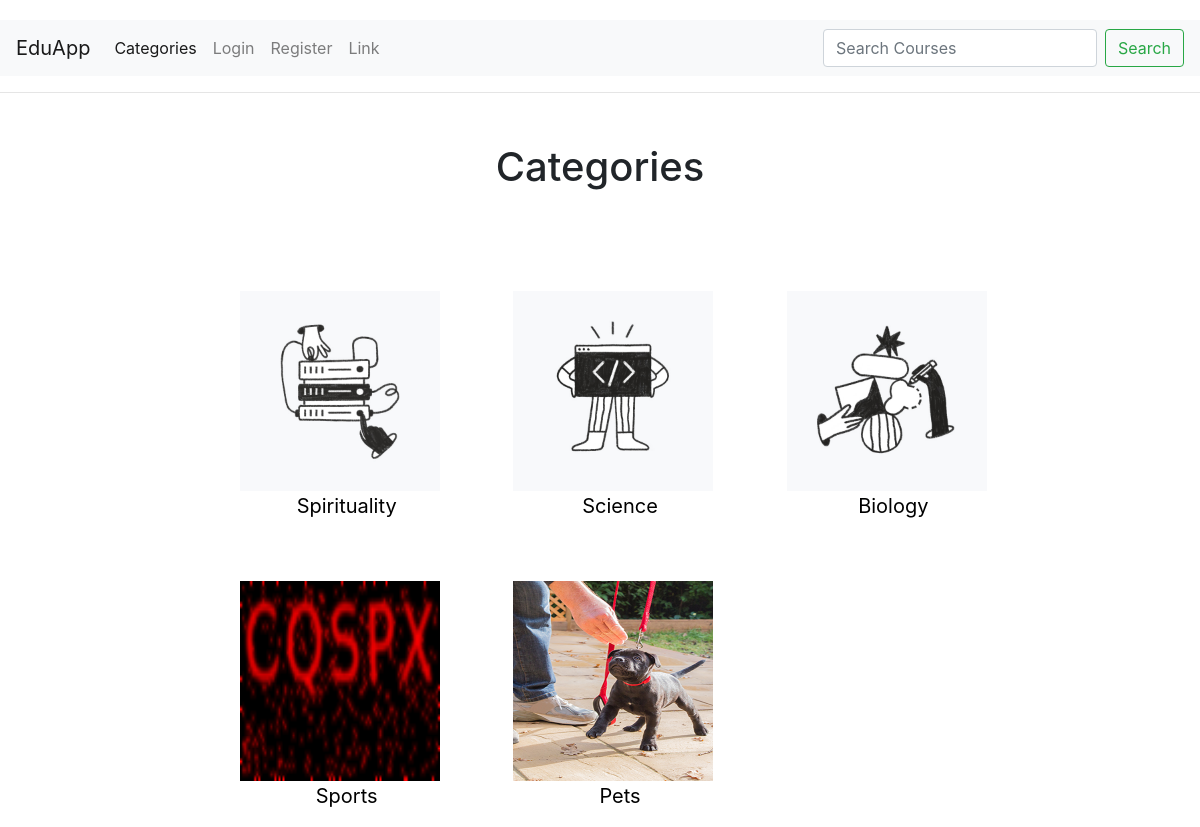
The page /categories/ on the database as committed earlier.
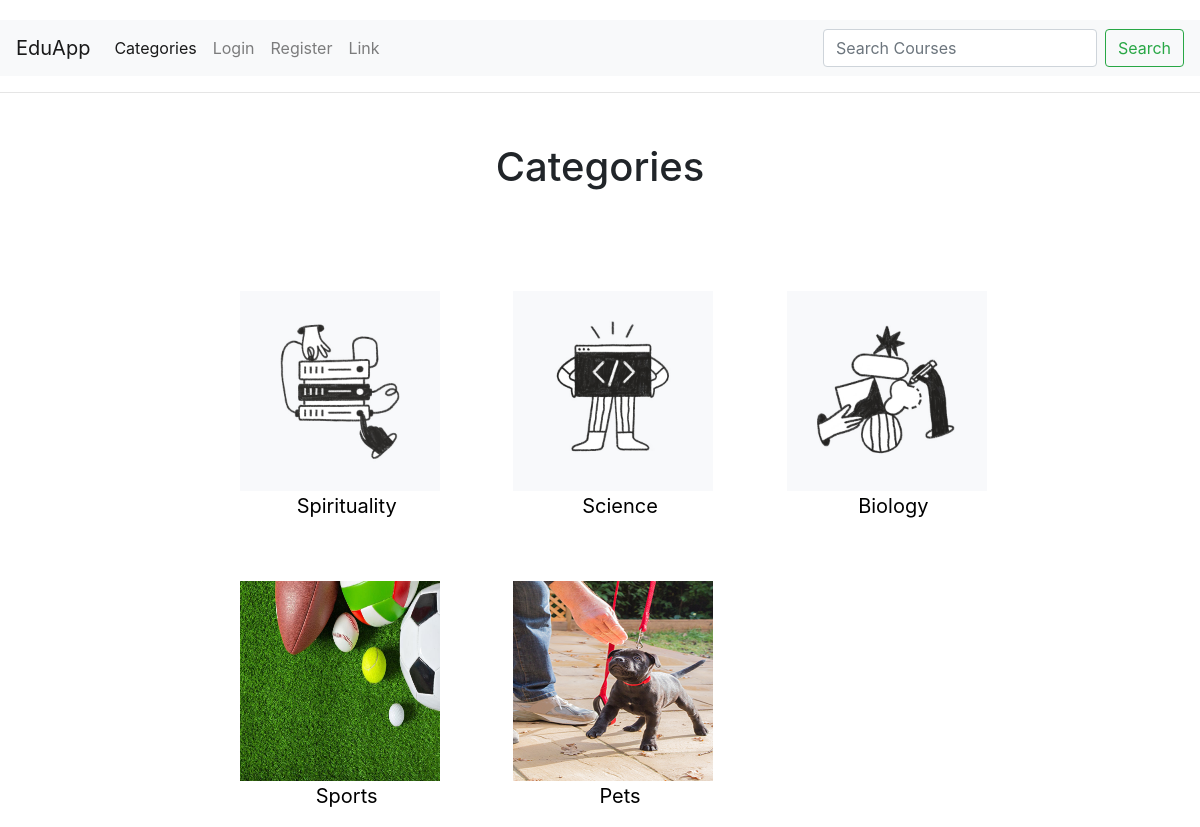
The same page on the database as committed later.
### app1/models.py (models this page shows, shortened)
class Category(models.Model):
    name = models.CharField(max_length=150)
    slug = models.SlugField(max_length=50, null=True, blank=True)
    thumbnail = models.ImageField(upload_to='category_bgimage', null=True, blank=True)
    def __str__(self):
        return self.name
    def get_absolute_url(self):
        return reverse('categoryview', kwargs={'slug': self.slug})

### app1/views.py (the view)
# urls.py: path('categories/', views.categories, name='categories'),
def categories(request):
    categories = Category.objects.all()
    return render(request, 'app1/category.html', {'categories': categories, 'title': "Categories"})

### app1/templates/app1/category.html (shortened to what this page needs)
{% extends 'base_layout.html' %}
{% block content %}
<hr>
<h1 style="text-align: center;margin-top: 50px;margin-bottom: 50px;">Categories</h1>
<div class="categories-container">
    <div class="categories-list">
        <ul class="categories-ul">
            {% for category in categories %}
            <div>
                <a href="{{category.get_absolute_url}}" class="cat">
                    <div class="category-bgimage">
                        <img src="{{category.thumbnail.url}}" alt="Thumbnail" width="200" height="200">
                    </div>
                    <li style="text-align: center;font-size: 20px;"><a style="color: black;"
                                                                       href="{{category.get_absolute_url}}">{{category}}</a>
                    </li>
                </a>
            </div>
            {% endfor %}
        </ul>
    </div>
</div>
{% endblock %}

Rows that differ between the two databases and show on the page:
changed Category "Sports": thumbnail: a different picture
